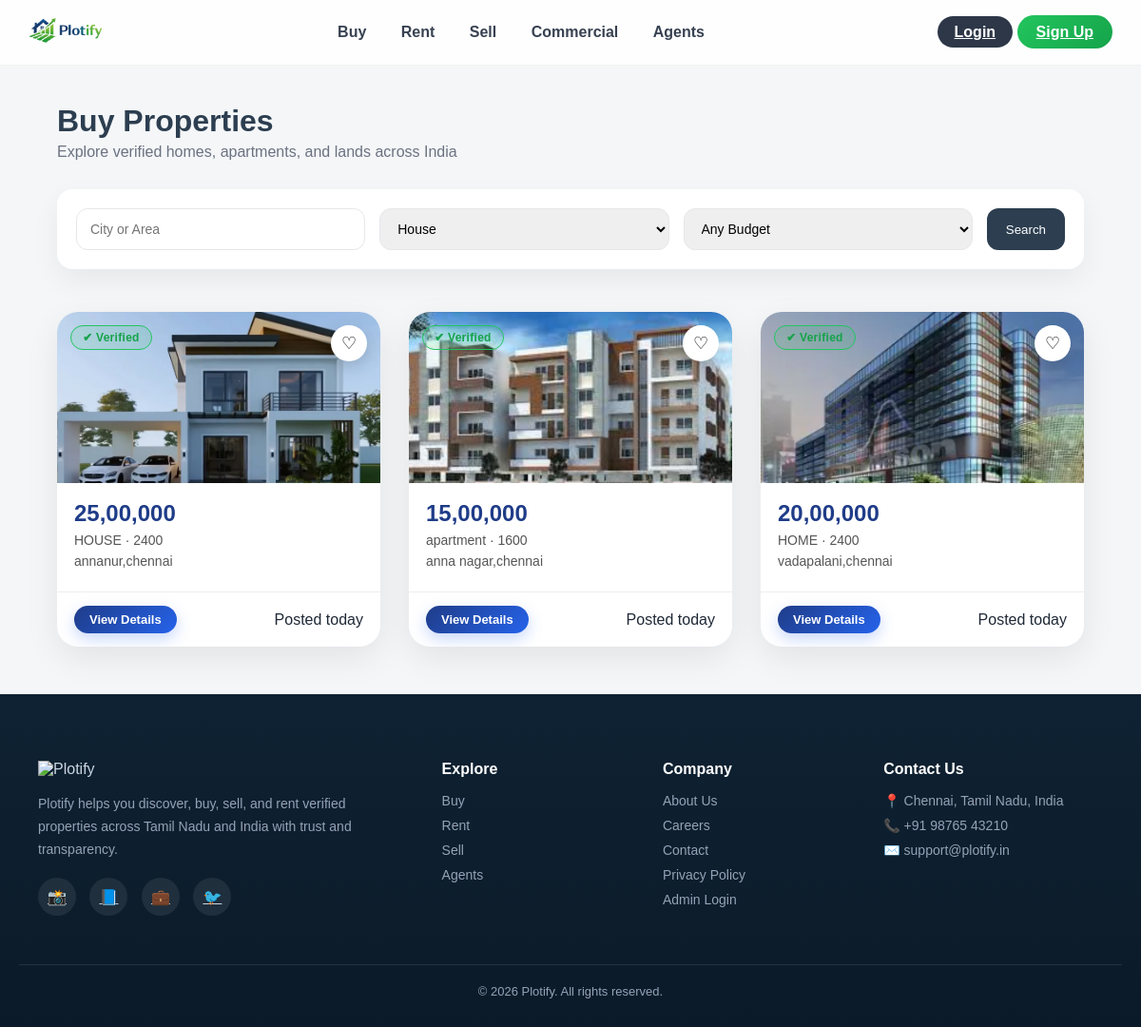
/buy, run on the app's committed database.
### modules/models.py (models this page shows)
class Property(db.Model):
    __tablename__ = "properties"
    id = db.Column(db.String, primary_key=True, default=lambda: str(uuid.uuid4()))
    title = db.Column(db.String(200))
    price = db.Column(db.String(100))
    category = db.Column(db.String(50))   # Sell / Rent / Commercial
    location = db.Column(db.String(200))
    description = db.Column(db.Text)
    bedrooms = db.Column(db.String(10))
    bathrooms = db.Column(db.String(10))
    area = db.Column(db.String(50))
    type = db.Column(db.String(50))        # House / Apartment / Office
    status = db.Column(db.String(50), default="Ready to Move")
    owner_name = db.Column(db.String(100))
    phone = db.Column(db.String(20))
    email = db.Column(db.String(100))
    image = db.Column(db.String(200))
    posted = db.Column(db.String(50))
    verified = db.Column(db.Boolean, default=True)
    featured = db.Column(db.Boolean, default=False)
    amenities = db.Column(db.Text)
    identity_doc = db.Column(db.String(200))
    ownership_doc = db.Column(db.String(200))
    map_link = db.Column(db.String(300))
    floor = db.Column(db.String(20))
    total_floors = db.Column(db.String(20))
    furnishing = db.Column(db.String(50))
    facing = db.Column(db.String(50))
    user_id = db.Column(db.String, db.ForeignKey("users.id"))

### modules/buy/routes.py (the view)
@buy_bp.route("/buy")
def buy():
    properties = Property.query.filter_by(category="Sell").all()
    return render_template(
        "buyer/buy.html",
        properties=properties,
        logged_in=False
    )

### templates/buyer/buy.html (shortened to what this page needs)
{% extends "base.html" %}
{% block content %}
<section class="buy-page">
  <div class="buy-header">
    <h1>Buy Properties</h1>
    <p>Explore verified homes, apartments, and lands across India</p>
  </div>
  <div class="buy-search">
    <input type="text" placeholder="City or Area">
    <select>
      <option>House</option>
    </select>
    <select>
      <option>Any Budget</option>
    </select>
    <button class="search-btn">Search</button>
  </div>
  <div class="property-grid">
    {% for p in properties %}
    <div class="property-card">
      <div class="property-img">
        {% if p.image %}
      <img src="{{ url_for('static', filename='uploads/' + p.image) }}">
      {% else %}
      <img src="{{ url_for('static', filename='images/sample-house.jpg') }}">
      {% endif %}
        {% if p.verified %}
          <span class="badge verified">✔ Verified</span>
        {% else %}
          <span class="badge unverified">⚠ Unverified</span>
        {% endif %}
        <button class="like-btn" onclick="toggleLike(this)">
          ♡
        </button>
      </div>
      <div class="property-body">
        <h3 class="price">{{ p.price }}</h3>
        <p class="meta">{{ p.title }} · {{ p.area }}</p>
        <p class="location">{{ p.location }}</p>
      </div>
      <div class="property-footer">
        <a href="{{ url_for('buy.property_details', id=p.id) }}" class="details-btn">
          View Details
        </a>
        <span class="posted">Posted {{ p.posted }}</span>
      </div>
    </div>
    {% endfor %}
  </div>
</section>
{% endblock %}

### static/css/base.css (style rules this page uses)
:root { --blue: #2C3E50; --green: #2ECC71; --light: #F4F6F8; --dark: #333; --accent: #e63946; }
* { margin: 0; padding: 0; box-sizing: border-box; }
body { font-family: 'Sora', sans-serif; background: #f7f9fc; color: #1f2937; }
* { transition: all 0.25s ease; }
* { margin: 0; padding: 0; box-sizing: border-box; font-family: Arial, sans-serif; }
html, body { width: 100%; background: var(--light); }

### static/css/home.css (style rules this page uses)
.property-img { height: 180px; overflow: hidden; border-top-left-radius: 16px; border-top-right-radius: 16px; }
.property-img img { width: 100%; height: 100%; object-fit: cover; }
.property-grid { display: grid; grid-template-columns: repeat(auto-fill, minmax(260px, 1fr)); gap: 25px; }
.property-card { background: white; border-radius: 16px; overflow: hidden; transition: 0.3s; box-shadow: 0 8px 20px rgba(0,0,0,0.06); }
.price { font-size: 22px; font-weight: 700; color: var(--blue); }

### static/css/property.css (style rules this page uses)
.property-grid { display: grid; grid-template-columns: repeat(auto-fill, minmax(300px, 1fr)); gap: 30px; padding: 10px 0; }
.property-card { background: #fff; border-radius: 22px; overflow: hidden; box-shadow: 0 12px 35px rgba(0,0,0,0.08); transition: all 0.35s ease; position: relative; animation: fadeUp 0.6s ease both; }
.property-card img { width: 100%; height: 200px; object-fit: cover; transition: transform 0.5s ease; }
.property-body { padding: 18px; }
.property-body h3 { margin: 0; font-size: 24px; font-weight: 800; color: #1f3c88; }
.property-body p { margin: 6px 0; color: #555; font-size: 14px; }
.property-footer { padding: 14px 18px; border-top: 1px solid #eee; display: flex; justify-content: space-between; align-items: center; }
.view-btn, .details-btn { text-decoration: none; background: linear-gradient(135deg,#1f3c88,#2563eb); color: #fff; padding: 7px 16px; border-radius: 999px; font-size: 13px; font-weight: 600; transition: 0.25s; box-shadow: 0 6px 16px rgba(37,99,235,0.25); }
.badge { position: absolute; top: 10px; left: 10px; padding: 4px 10px; border-radius: 99px; font-size: 11px; font-weight: 600; letter-spacing: 0.3px; }
.badge.verified { background: rgba(34,197,94,0.15); color: #16a34a; border: 1px solid #22c55e; }
.like-btn { position: absolute; top: 14px; right: 14px; width: 38px; height: 38px; border-radius: 50%; border: none; background: #fff; font-size: 18px; box-shadow: 0 6px 18px rgba(0,0,0,0.15); cursor: pointer; }

### static/css/agents.css (style rules this page uses)
.badge.verified { position: absolute; top: 14px; left: 14px; background: rgba(34,197,94,0.12); color: #16a34a; border: 1px solid #22c55e; padding: 5px 12px; border-radius: 999px; font-size: 12px; font-weight: 600; }
.location { font-size: 13px; color: #888; }

### static/css/buy.css (style rules this page uses)
.buy-page { padding: 40px 60px; }
.buy-header { margin-bottom: 30px; }
.buy-header h1 { font-size: 32px; color: var(--blue); }
.buy-header p { color: #6b7280; margin-top: 5px; }
.buy-search { background: #ffffff; padding: 20px; border-radius: 16px; box-shadow: 0 12px 30px rgba(0,0,0,0.06); margin-bottom: 35px; display: flex; gap: 15px; flex-wrap: wrap; }
.buy-search input, .buy-search select { flex: 1; padding: 12px 14px; border-radius: 12px; border: 1px solid #e5e7eb; font-size: 14px; transition: 0.2s; }
.buy-search button { background: var(--blue); color: white; border: none; padding: 12px 20px; border-radius: 12px; cursor: pointer; transition: 0.2s; }

### data on the page
Property: image (picture), verified "✔ Verified", price "25,00,000", title "HOUSE", area "2400", location "annanur,chennai", posted "today"
Property: image (picture), verified "✔ Verified", price "15,00,000", title "apartment", area "1600", location "anna nagar,chennai", posted "today"
Property: image (picture), verified "✔ Verified", price "20,00,000", title "HOME", area "2400", location "vadapalani,chennai", posted "today"
